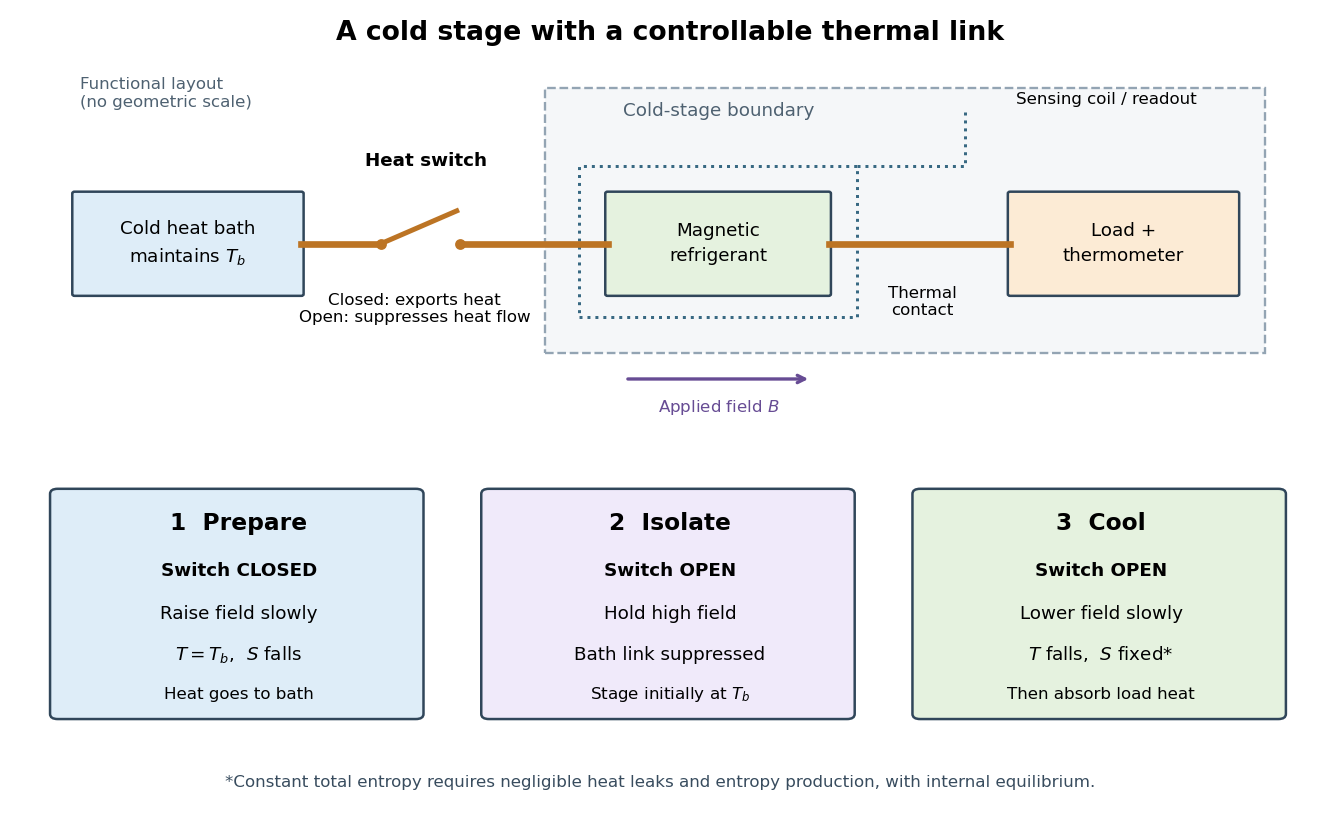

Generate this figure with Python:
"""Draw a functional magnetic refrigerator; Python 3.14, matplotlib 3.10.7.

Run from _media; writes only this script's basename.png to the current directory.
The geometry is original and functional, not a historical apparatus drawing.
"""

from pathlib import Path

import matplotlib.pyplot as plt
from matplotlib.patches import FancyBboxPatch, Rectangle


def box(ax, xy, size, text, color):
    ax.add_patch(FancyBboxPatch(xy, *size, boxstyle="round,pad=0.02",
                              facecolor=color, edgecolor="#30465a", linewidth=1.5))
    ax.text(xy[0] + size[0] / 2, xy[1] + size[1] / 2, text,
            ha="center", va="center", fontsize=11, linespacing=1.5)


def arrow(ax, a, b, color="#30465a", lw=2):
    ax.annotate("", b, a, arrowprops=dict(arrowstyle="->", lw=lw, color=color))


def main():
    plt.rcParams.update({"font.family": "DejaVu Sans", "font.size": 11})
    fig = plt.figure(figsize=(11, 6.8), facecolor="white")
    grid = fig.add_gridspec(2, 3, height_ratios=[1.5, 1], hspace=0.22, wspace=0.12)
    ax = fig.add_subplot(grid[0, :])
    ax.set(xlim=(0, 11), ylim=(0, 4.2))
    ax.axis("off")
    ax.text(5.5, 4.03, "A cold stage with a controllable thermal link", ha="center",
            fontsize=16, weight="bold")
    box(ax, (0.25, 1.25), (2.0, 1.1), "Cold heat bath\nmaintains $T_b$", "#deedf8")
    ax.add_patch(Rectangle((4.4, 0.6), 6.35, 2.9, facecolor="#f5f7f9",
                           edgecolor="#93a4b3", linestyle="--", linewidth=1.4))
    ax.text(5.93, 3.2, "Cold-stage boundary", ha="center", color="#4e6171")
    box(ax, (4.95, 1.25), (1.95, 1.1), "Magnetic\nrefrigerant", "#e5f2df")
    ax.plot([2.25, 2.95], [1.8, 1.8], color="#bc7424", lw=4)
    ax.plot([3.65, 4.95], [1.8, 1.8], color="#bc7424", lw=4)
    ax.plot([2.95, 3.62], [1.8, 2.16], color="#bc7424", lw=3)
    ax.scatter([2.95, 3.65], [1.8, 1.8], s=30, c="#bc7424", zorder=3)
    ax.text(3.35, 2.65, "Heat switch", ha="center", weight="bold")
    ax.text(3.25, 0.94, "Closed: exports heat\nOpen: suppresses heat flow", ha="center", fontsize=10)
    box(ax, (8.5, 1.25), (2.0, 1.1), "Load +\nthermometer", "#fcebd5")
    ax.plot([6.9, 8.5], [1.8, 1.8], color="#bc7424", lw=4)
    ax.text(7.73, 1.02, "Thermal\ncontact", ha="center", fontsize=10)
    arrow(ax, (5.1, 0.32), (6.75, 0.32), color="#674c94")
    ax.text(5.93, -0.04, "Applied field $B$", ha="center", fontsize=10, color="#674c94")
    ax.text(9.35, 3.33, "Sensing coil / readout", ha="center", fontsize=10)
    ax.add_patch(Rectangle((4.7, 1.0), 2.45, 1.65, fill=False,
                           edgecolor="#386983", linestyle=":", linewidth=1.8))
    ax.plot([7.15, 8.1, 8.1], [2.65, 2.65, 3.25], color="#386983", linestyle=":", lw=1.8)
    ax.text(0.3, 3.3, "Functional layout\n(no geometric scale)", color="#4e6171", fontsize=10)
    states = [
        ("1  Prepare", "Switch CLOSED", "Raise field slowly", "$T=T_b$,  $S$ falls", "Heat goes to bath", "#deedf8"),
        ("2  Isolate", "Switch OPEN", "Hold high field", "Bath link suppressed", "Stage initially at $T_b$", "#f0eafa"),
        ("3  Cool", "Switch OPEN", "Lower field slowly", "$T$ falls,  $S$ fixed*", "Then absorb load heat", "#e5f2df"),
    ]
    for i, (title, switch, field, result, foot, color) in enumerate(states):
        a = fig.add_subplot(grid[1, i])
        a.set(xlim=(0, 1), ylim=(0, 1))
        a.axis("off")
        box(a, (0.03, 0.08), (0.93, 0.86), "", color)
        a.text(0.5, 0.8, title, fontsize=14, weight="bold", ha="center")
        a.text(0.5, 0.62, switch, ha="center", weight="bold", fontsize=11)
        a.text(0.5, 0.45, field, ha="center", fontsize=11)
        a.text(0.5, 0.29, result, ha="center", fontsize=11)
        a.text(0.5, 0.14, foot, ha="center", fontsize=10)
    fig.text(0.5, 0.035, "*Constant total entropy requires negligible heat leaks and entropy production, with internal equilibrium.",
             ha="center", fontsize=10, color="#384c5e")
    fig.subplots_adjust(left=0.035, right=0.98, top=0.97, bottom=0.1)
    fig.savefig(Path.cwd() / (Path(__file__).stem + ".png"), dpi=120, facecolor="white")
    plt.close(fig)


if __name__ == "__main__":
    main()
